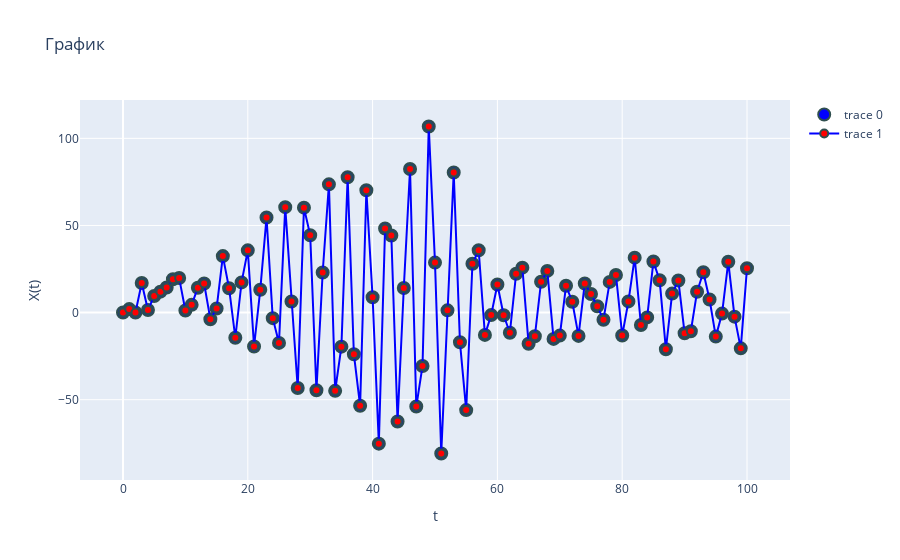
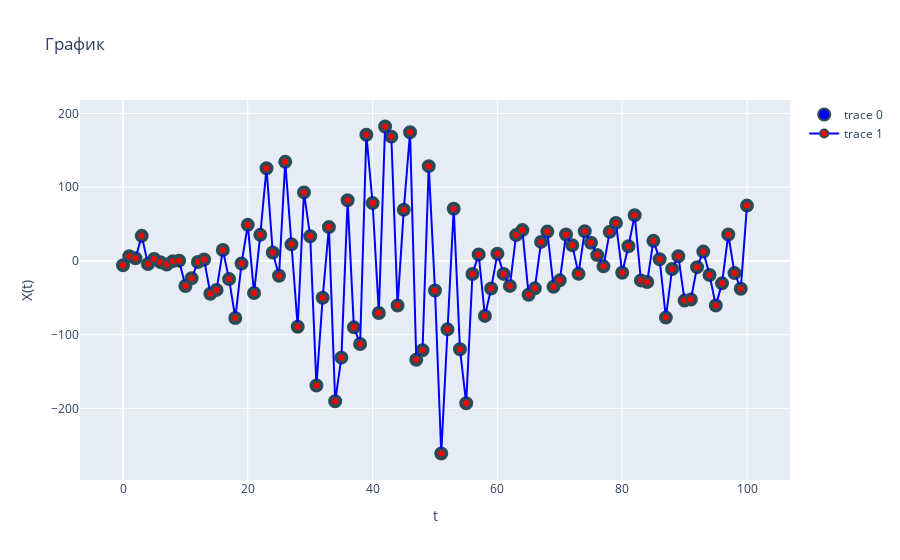
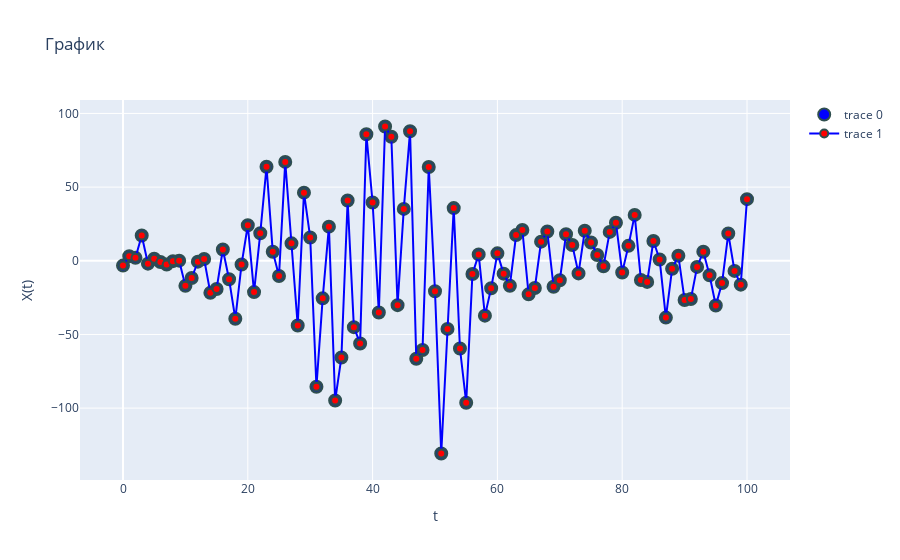

These figures' notebook cell, in order:
### Code cell
# Задаем гиперпараметры
x0 = 0.0
x1 = 2.0
mean = 0
sigma = 1
t = 50
n = 100
p= 2
eps = 0.1
def N_func(x, m=mean, std=sigma):
    return norm.cdf(x,loc=m, scale=std)
a_coef = np.array([ i * np.cos(np.cos(np.pi/6)) * (-1)**i for i in range(1,p+1)])
b_coef = np.array([i * (-1)**i for i in range(1,p+1)])
a_1 = [0.75, -0.5]
b_1 = [0.2, -0.7]
t, h_n, h = Visual_res2(a_1, b_1, eps, x0,x1, n, p, t)
